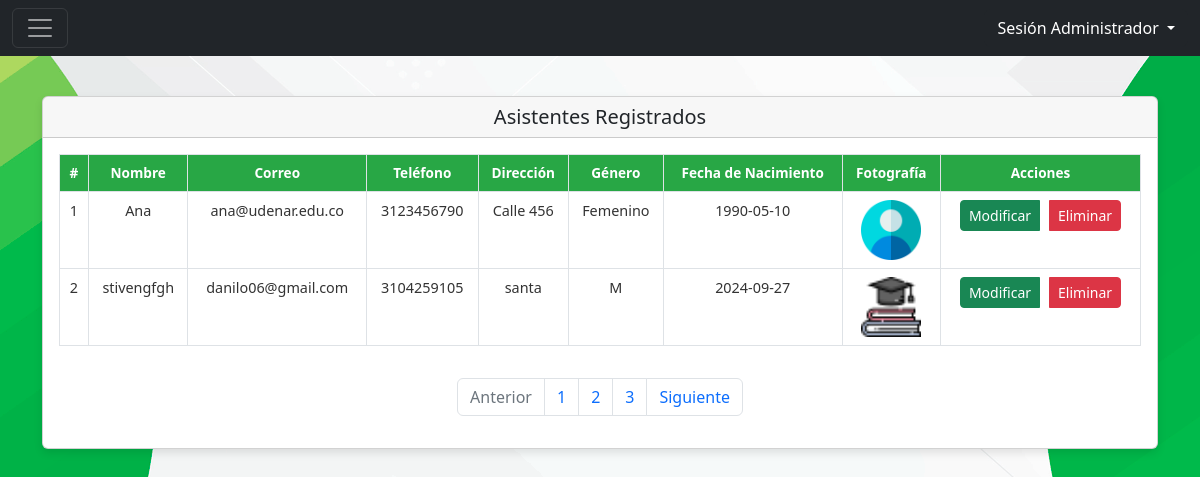
/Asistente/listarAsistente.php, run on an earlier commit of the app's database.
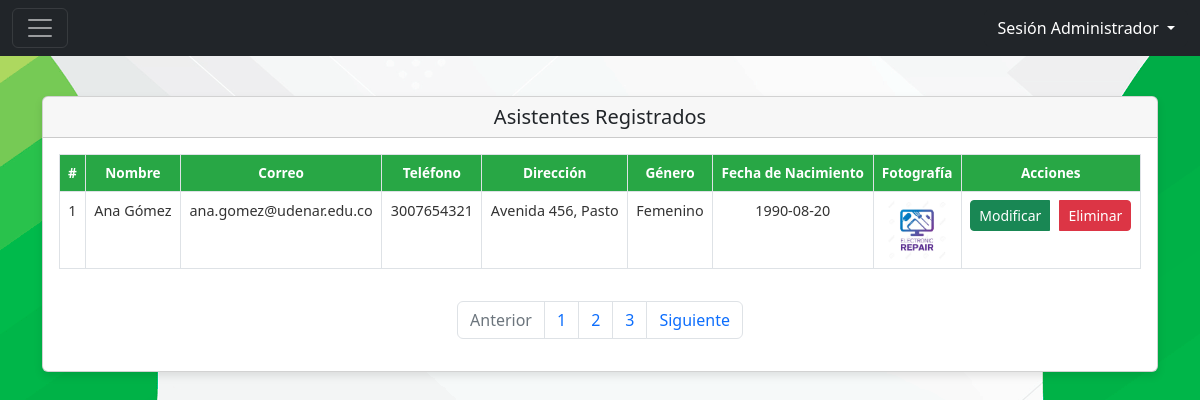
And on a later commit of the database.
### tables this page shows
CREATE TABLE `asistentes` (
  `id_asistente` int(10) NOT NULL,
  `nombre` varchar(40) NOT NULL,
  `correo` varchar(70) NOT NULL,
  `telefono` varchar(15) DEFAULT NULL,
  `direccion` varchar(100) DEFAULT NULL,
  `genero` varchar(10) DEFAULT NULL,
  `fecha_nacimiento` date DEFAULT NULL,
  `contraseña` varchar(200) NOT NULL,
  `fotografia` varchar(255) DEFAULT NULL
);

### Asistente/listarAsistente.php (the view, shortened to what this page needs)
<!DOCTYPE html>
<html>
<head>
    <link rel="stylesheet" href="../css/style.css">
    <link rel="stylesheet" href="../css/style2.css">
    <link href="https://cdn.jsdelivr.net/npm/bootstrap@5.2.0/dist/css/bootstrap.min.css" rel="stylesheet">
</head>
<body>
<div class="col-3">
    <nav class="navbar navbar-dark bg-dark fixed-top">
        <div class="container-fluid">
            <button class="navbar-toggler" type="button" data-bs-toggle="offcanvas" data-bs-target="#offcanvasDarkNavbar" aria-controls="offcanvasDarkNavbar">
                <span class="navbar-toggler-icon"></span>
            </button>
            <div class="btn-group">
                <button type="button" class="btn btn-dark dropdown-toggle" data-bs-toggle="dropdown" aria-expanded="false">
                    Sesión Administrador
                </button>
            </div>
        </div>
    </nav>
</div>
<div class="container mt-5 pt-5">
    <div class="card">
        <h3 class="card-header text-center">Asistentes Registrados</h3>
        <div class="card-body">
            <div class="table-responsive">
                <table class="table table-hover table-bordered">
                    <thead>
                        <tr>
                            <th scope="col">#</th>
                            <th scope="col">Nombre</th>
                            <th scope="col">Correo</th>
                            <th scope="col">Teléfono</th>
                            <th scope="col">Dirección</th>
                            <th scope="col">Género</th>
                            <th scope="col">Fecha de Nacimiento</th>
                            <th scope="col">Fotografía</th>
                            <th scope="col">Acciones</th>
                        </tr>
                    </thead>
                    <tbody>
                        <?php
                        $con = conexion();
                        $sql = "SELECT * FROM asistentes";
                        $query = mysqli_query($con, $sql);
                        $i = 0;
                        while ($row = mysqli_fetch_array($query)) {
                            $i++;
                        ?>
                        <tr>
                            <td><?php echo $i; ?></td>
                            <td><?php echo htmlspecialchars($row['nombre']); ?></td>
                            <td><?php echo htmlspecialchars($row['correo']); ?></td>
                            <td><?php echo htmlspecialchars($row['telefono']); ?></td>
                            <td><?php echo htmlspecialchars($row['direccion']); ?></td>
                            <td><?php echo htmlspecialchars($row['genero']); ?></td>
                            <td><?php echo htmlspecialchars($row['fecha_nacimiento']); ?></td>
                            <td>
                                <?php if ($row['fotografia']): ?>
                                    <img src="../Asistente/uploads/<?php echo htmlspecialchars($row['fotografia']); ?>" alt="Fotografía" style="width: 60px; height: auto;">
                                <?php else: ?>
                                    No disponible
                                <?php endif; ?>
                            </td>
                            <td>
                                <div class="btn-group">
                                    <a href="editarAsistente.php?id=<?php echo $row['id_asistente']; ?>" class="btn btn-success btn-sm">Modificar</a>
                                    <a href="#" class="btn btn-danger btn-sm" onclick="confirmDelete('eliminarAsistente.php?id_asistente=<?php echo $row['id_asistente']; ?>')">Eliminar</a>
                                </div>
                            </td>
                        </tr>
                        <?php
                        }
                        ?>
                    </tbody>
                </table>
            </div>
            <nav aria-label="Page navigation example">
                <ul class="pagination mt-3">
                    <li class="page-item disabled">
                        <a class="page-link">Anterior</a>
                    </li>
                    <li class="page-item"><a class="page-link" href="#">1</a></li>
                    <li class="page-item"><a class="page-link" href="#">2</a></li>
                    <li class="page-item"><a class="page-link" href="#">3</a></li>
                    <li class="page-item">
                        <a class="page-link" href="#">Siguiente</a>
                    </li>
                </ul>
            </nav>
        </div>
    </div>
</div>
</body>
</html>

### css/style2.css (style rules this page uses)
.card { box-shadow: 0 4px 8px rgba(0, 0, 0, 0.1); border-radius: 10px; background: #ffffff; }
.card-header { background-color: #007bff; color: white; font-size: 1.25rem; }
.table thead { background-color: #28a745; color: white; font-size: 0.85rem; }
.table th, .table td { text-align: center; padding: 0.75rem; }
.table th { background-color: #28a745; color: white; }
.table td { background-color: #eafaf1; color: #333; font-size: 0.9rem; }
.btn-success { background-color: #28a745; border-color: #28a745; }
.btn-danger { background-color: #dc3545; border-color: #dc3545; }
.btn-group { display: flex; justify-content: center; gap: 10px; }
.pagination { justify-content: center; }
.container { max-width: 1200px; }

### Asistente/listarAsistente.php (style rules this page uses)
body { background-image: url(../img/font.png); background-size: cover; }

What changed in the data, as far as the page shows it:
removed asistentes: nombre "stivengfgh", correo "danilo06@gmail.com", telefono "3104259105", direccion "santa", genero "M", fecha_nacimiento "2024-09-27", fotografia (picture)
changed asistentes "Femenino": nombre "Ana" → "Ana Gómez"; correo "ana@udenar.edu.co" → "ana.gomez@udenar.edu.co"; telefono "3123456790" → "3007654321"; direccion "Calle 456" → "Avenida 456, Pasto"; fecha_nacimiento "1990-05-10" → "1990-08-20"; fotografia: a different picture
